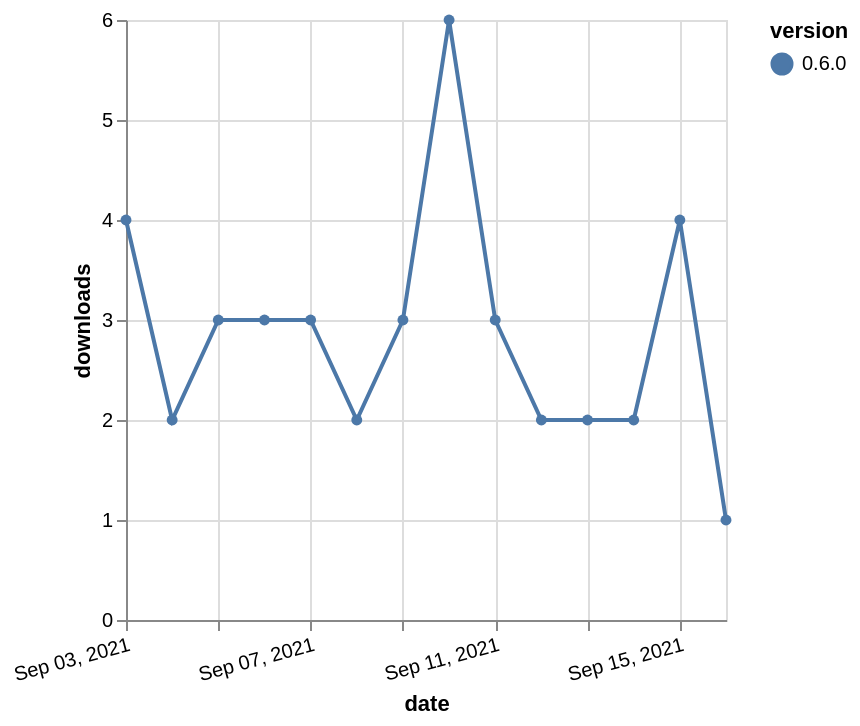

Here is the Vega-Lite specification saved for this chart:
### Vega-Lite specification from a JSON file in a GitHub repository (floating-point values rounded to 4 significant figures)
{"$schema": "https://vega.github.io/schema/vega-lite/v5.json", "description": "A simple bar chart with embedded data.", "data": {"values": [{"date": "2021-09-03", "total": 3117, "delta": 4, "version": "0.6.0"}, {"date": "2021-09-04", "total": 3119, "delta": 2, "version": "0.6.0"}, {"date": "2021-09-05", "total": 3122, "delta": 3, "version": "0.6.0"}, {"date": "2021-09-06", "total": 3125, "delta": 3, "version": "0.6.0"}, {"date": "2021-09-07", "total": 3128, "delta": 3, "version": "0.6.0"}, {"date": "2021-09-08", "total": 3130, "delta": 2, "version": "0.6.0"}, {"date": "2021-09-09", "total": 3133, "delta": 3, "version": "0.6.0"}, {"date": "2021-09-10", "total": 3139, "delta": 6, "version": "0.6.0"}, {"date": "2021-09-11", "total": 3142, "delta": 3, "version": "0.6.0"}, {"date": "2021-09-12", "total": 3144, "delta": 2, "version": "0.6.0"}, {"date": "2021-09-13", "total": 3146, "delta": 2, "version": "0.6.0"}, {"date": "2021-09-14", "total": 3148, "delta": 2, "version": "0.6.0"}, {"date": "2021-09-15", "total": 3152, "delta": 4, "version": "0.6.0"}, {"date": "2021-09-16", "total": 3153, "delta": 1, "version": "0.6.0"}]}, "width": "container", "mark": {"type": "line", "point": {"filled": true}}, "encoding": {"x": {"field": "date", "type": "temporal", "timeUnit": "yearmonthdate", "title": "date", "axis": {"labelAngle": -15}}, "y": {"field": "delta", "type": "quantitative", "title": "downloads"}, "color": {"field": "version", "type": "nominal"}, "tooltip": {"field": "delta"}}}
